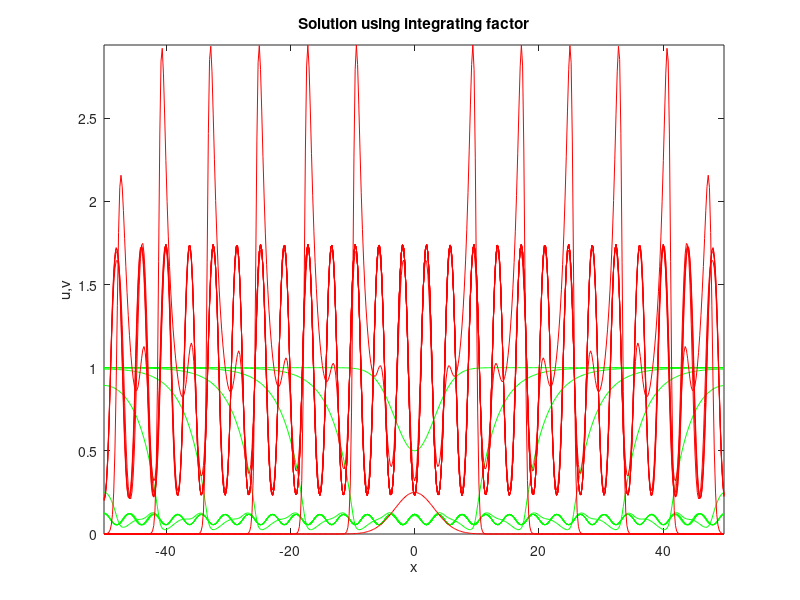
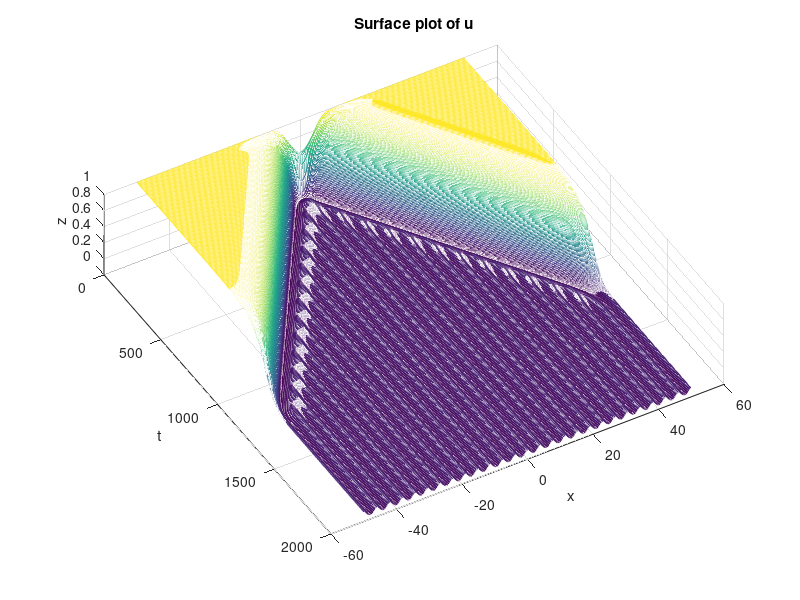
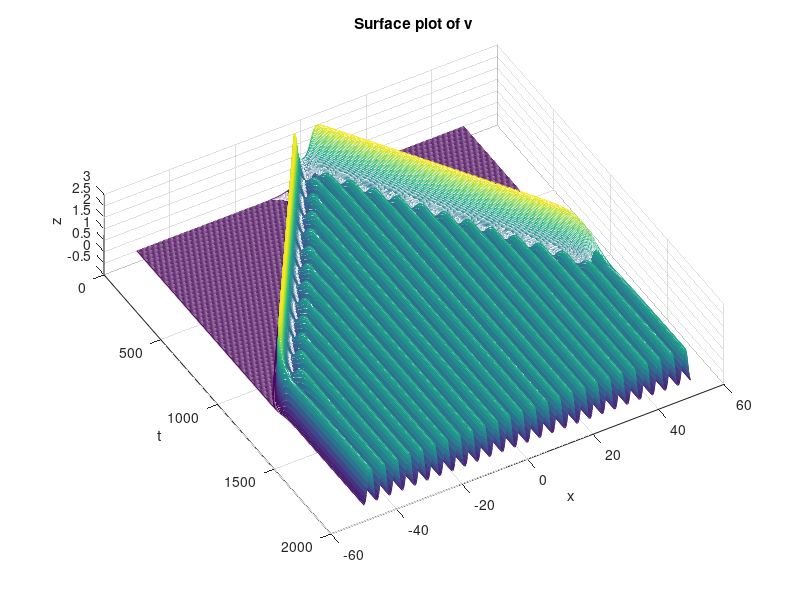

Reproduce these figures in MATLAB, in order.
function gray1D_RK4(N,Nfinal,dt,ckeep,L,epsilon,a,b)
if nargin<8;
    disp('Using default parameters');
    N=512;
    Nfinal=10000;
    dt=0.2;
    ckeep=10;
    L=50;
    epsilon=0.01;
    a=9*epsilon;
    b=0.4*epsilon^(1/3);
end

x=(2*L/N)*(-N/2:N/2-1)';
u=initial(x,L);
uhat=fft(u);
ukeep=zeros(N,2,1+Nfinal/ckeep);
ukeep(:,:,1)=u;
tkeep=dt*[0:ckeep:Nfinal];

ksq=((pi/L)*[0:N/2 -N/2+1:-1]').^2;
%-----------------Runge-Kutta----------------------------------
E=[exp(-dt*ksq/2) exp(-epsilon*dt*ksq/2)]; E2=E.^2;
for n=1:Nfinal
    k1=dt*fft(rhside(u,a,b));
    u2=real(ifft(E.*(uhat+k1/2)));
    k2=dt*fft(rhside(u2,a,b));
    u3=real(ifft(E.*uhat+k2/2));
    k3=dt*fft(rhside(u3,a,b));
    u4=real(ifft(E2.*uhat+E.*k3));
    k4=dt*fft(rhside(u4,a,b));
    uhat=E2.*uhat+(E2.*k1+2*E.*(k2+k3)+k4)/6;
    u=real(ifft(uhat));
    if mod(n,ckeep)==0,
        ukeep(:,:,1+n/ckeep)=u;
    end
end
save('gray1D_RK4.mat','tkeep','ukeep','N','L','x')
%----------------------Figures---------------------------------
figure(1)
plot(x,squeeze(ukeep(:,1,1:100:end)),'g',x,squeeze(ukeep(:,2,1:100:end)),'r')
title('Solution using integrating factor')
xlabel('x');ylabel('u,v');axis('tight')
figure(2)
mesh(tkeep,x,squeeze(ukeep(:,1,:)));view([60,75]);
xlabel('t');ylabel('x');zlabel('z');title('Surface plot of u')
figure(3)
mesh(tkeep,x,squeeze(ukeep(:,2,:)));view([60,75]);
xlabel('t');ylabel('x');zlabel('z');title('Surface plot of v')
%--------------Initial Condition ---------------------------------
function u=initial(x,L)
u=[1-0.5*(sin(pi*(x-L)/(2*L)).^100) 0.25*(sin(pi*(x-L)/(2*L)).^100)];
%---------------Right Hand Side-----------------------------------
function rhs2=rhside(u,a,b)
t1=u(:,1).*u(:,2).*u(:,2);
rhs2=[-t1+a*(1-u(:,1)) t1-b*u(:,2)];
